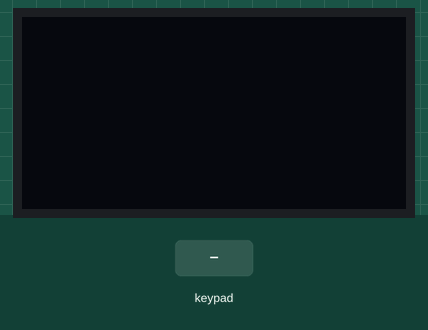
The sketch below on a simulated ESP8266 (NodeMCU). On the bench: 128×64 one-colour display. The inputs (shaded band) are chosen by the test bench. What the sketch prints to the serial monitor is not drawn.

Above: at 1.2 s.
1.3 s: keypad keys 1 2 # pressed 0.4 s apart
At 3.2 s:
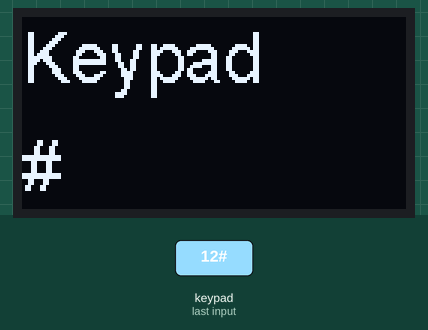
4.0 s: key 'A' pressed
At 5.2 s:
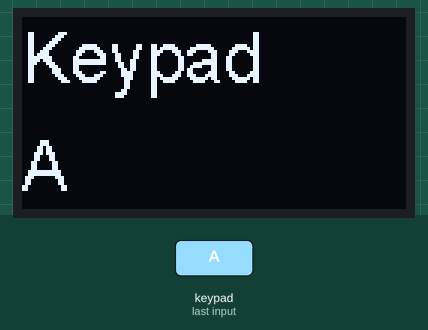
5.5 s: key 'B' pressed
At 6.2 s:
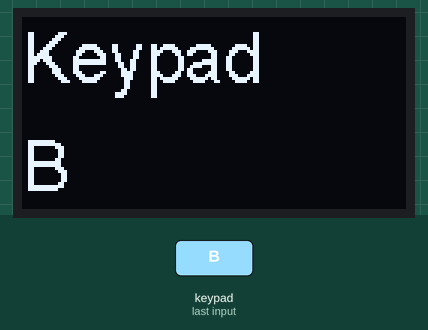
7.1 s: keypad keys 1 2 * pressed 0.4 s apart
At 8.6 s:
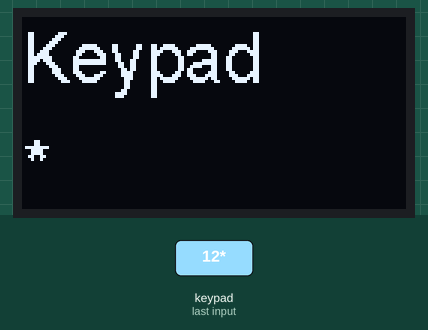
9.8 s: key 'C' pressed
At 10.8 s:
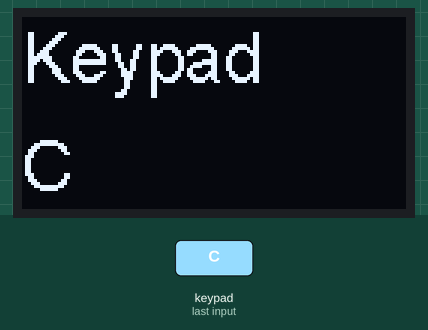
11.3 s: keypad keys 1 2 D pressed 0.4 s apart
At 13.3 s:
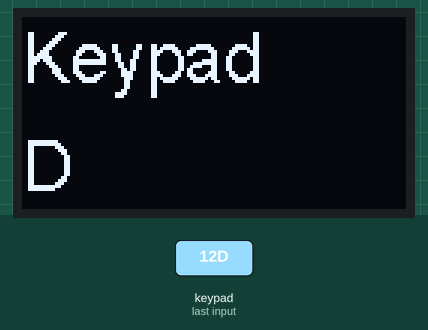
Timing chart, 0 to 14.8 s (numbered marks = the images above; inputs shaded):
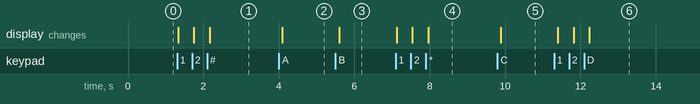

Measured:
- after the input at 1.3 s, the display: first changes at once (image 1 shows a later state)
- after the input at 4.0 s, the display: changes after 0.09 s (image 2)
- after the input at 5.5 s, the display: changes after 0.11 s (image 3)
- after the input at 7.1 s, the display: first changes at once (image 4 shows a later state)
- after the input at 9.8 s, the display: changes after 0.08 s (image 5)
- after the input at 11.3 s, the display: first changes after 0.10 s (image 6 shows a later state)

The sketch:

keypafd.ino
```cpp
#include <SSD1306.h>
#define SDA_PIN D9
#define SCL_PIN D10
SSD1306 oled(0x3c, SDA_PIN, SCL_PIN);

#include <Keypad.h>
#define ROWS 4
#define COLS 4
#if defined(ESP8266)
  byte rowPins[ROWS] = {D3, D2, D1, D0};
  byte colPins[COLS] = {D4, D5, D6, D7};
#endif
char keys[ROWS][COLS] = {
  {'1','2','3','A'},
  {'4','5','6','B'},
  {'7','8','9','C'},
  {'*','0','#','D'}
};
Keypad keypad = Keypad(makeKeymap(keys), rowPins, colPins, ROWS, COLS);

void setup(){
  Serial.begin(115200);
  initOled();
}

void loop(){
  char key = keypad.getKey();
  if (key) {
    Serial.println(key);
    printOled("Keypad", String(key));
  }
  delay(100);
}

void initOled(){
  oled.init();
  oled.flipScreenVertically();
}

void printOled(String line1, String line2) {
  oled.clear();
  oled.setTextAlignment(TEXT_ALIGN_LEFT);
  oled.setFont(ArialMT_Plain_24);
  oled.drawString(0,0,line1);
  oled.drawString(0,36,line2);
  oled.display();
}
```
